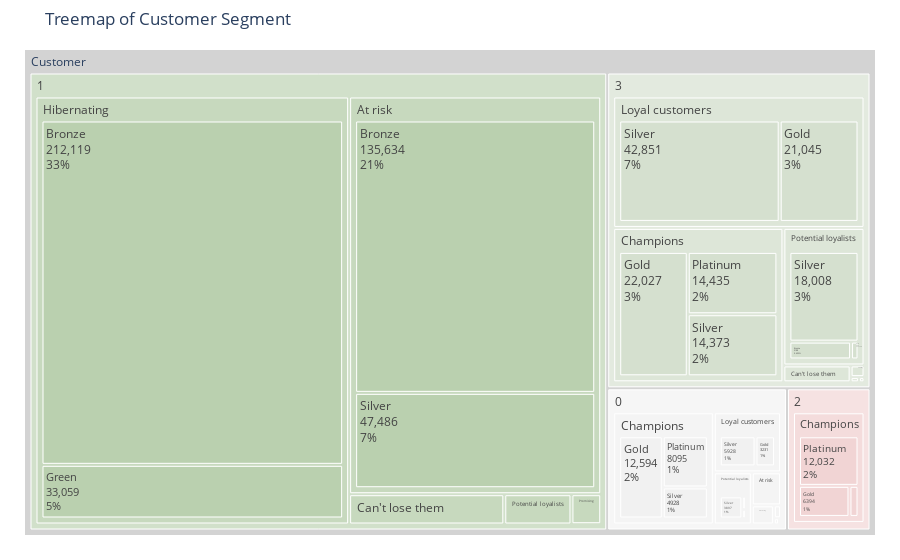

This figure's notebook cell:
### Code cell
# Aggregate data by each customer
fig5 = rfm.groupby(['Cluster', 'Segment', 'Score']).agg({'user_id': lambda x: len(x)}).reset_index()

# Rename columns
fig5.rename(columns={'user_id': 'Count'}, inplace=True)
fig5['percent'] = (fig5['Count'] / fig5['Count'].sum()) * 100
fig5['percent'] = fig5['percent'].round(1)

fig5.head()
colors=['#bad0af','#d5e0cf','#f1f1f1','#f1d4d4'] #color palette
import plotly.express as px
fig = px.treemap(fig5, path=[px.Constant("Customer"), 'Cluster', 'Segment', 'Score'], values='Count'
                ,title="Treemap of Customer Segment")
fig.update_traces(root_color="lightgrey")
fig.update_layout(margin = dict(t=50, l=25, r=25, b=25))

fig.update_layout(
    treemapcolorway = colors, #defines the colors in the treemap
    margin = dict(t=50, l=25, r=25, b=25))

fig.data[0].textinfo = 'label+text+value+percent root'
fig.show()

### Figure 1 — Plotly figure (JSON) as saved in the notebook; plotly's stock layout.template omitted (floating-point values rounded to 4 significant figures)
{"data": [{"branchvalues": "total", "domain": {"x": [0, 1], "y": [0, 1]}, "hovertemplate": "labels=%{label}<br>Count=%{value}<br>parent=%{parent}<br>id=%{id}<extra></extra>", "ids": ["Customer/0/At risk/Bronze", "Customer/1/At risk/Bronze", "Customer/3/At risk/Bronze", "Customer/0/Can't lose them/Bronze", "Customer/1/Can't lose them/Bronze", "Customer/2/Can't lose them/Bronze", "Customer/3/Can't lose them/Bronze", "Customer/0/Hibernating/Bronze", "Customer/1/Hibernating/Bronze", "Customer/0/Potential loyalists/Bronze", "Customer/1/Potential loyalists/Bronze", "Customer/3/Potential loyalists/Bronze", "Customer/0/Price Sensitive/Bronze", "Customer/1/Price Sensitive/Bronze", "Customer/3/Price Sensitive/Bronze", "Customer/0/Promising/Bronze", "Customer/1/Promising/Bronze", "Customer/3/Promising/Bronze", "Customer/0/Champions/Gold", "Customer/2/Champions/Gold", "Customer/3/Champions/Gold", "Customer/0/Loyal customers/Gold", "Customer/2/Loyal customers/Gold", "Customer/3/Loyal customers/Gold", "Customer/0/Potential loyalists/Gold", "Customer/3/Potential loyalists/Gold", "Customer/0/Hibernating/Green", "Customer/1/Hibernating/Green", "Customer/0/Champions/Platinum", "Customer/2/Champions/Platinum", "Customer/3/Champions/Platinum", "Customer/0/At risk/Silver", "Customer/1/At risk/Silver", "Customer/2/At risk/Silver", "Customer/3/At risk/Silver", "Customer/0/Can't lose them/Silver", "Customer/1/Can't lose them/Silver", "Customer/2/Can't lose them/Silver", "Customer/3/Can't lose them/Silver", "Customer/0/Champions/Silver", "Customer/2/Champions/Silver", "Customer/3/Champions/Silver", "Customer/0/Loyal customers/Silver", "Customer/1/Loyal customers/Silver", "Customer/2/Loyal customers/Silver", "Customer/3/Loyal customers/Silver", "Customer/0/Potential loyalists/Silver", "Customer/1/Potential loyalists/Silver", "Customer/2/Potential loyalists/Silver", "Customer/3/Potential loyalists/Silver", "Customer/0/Price Sensitive/Silver", "Customer/3/Price Sensitive/Silver", "Customer/0/Promising/Silver", "Customer/1/Promising/Silver", "Customer/3/Promising/Silver", "Customer/0/At risk", "Customer/1/At risk", "Customer/2/At risk", "Customer/3/At risk", "Customer/0/Can't lose them", "Customer/1/Can't lose them", "Customer/2/Can't lose them", "Customer/3/Can't lose them", "Customer/0/Champions", "Customer/2/Champions", "Customer/3/Champions", "Customer/0/Hibernating", "Customer/1/Hibernating", "Customer/0/Loyal customers", "Customer/1/Loyal customers", "Customer/2/Loyal customers", "Customer/3/Loyal customers", "Customer/0/Potential loyalists", "Customer/1/Potential loyalists", "Customer/2/Potential loyalists", "Customer/3/Potential loyalists", "Customer/0/Price Sensitive", "Customer/1/Price Sensitive", "Customer/3/Price Sensitive", "Customer/0/Promising", "Customer/1/Promising", "Customer/3/Promising", "Customer/0", "Customer/1", "Customer/2", "Customer/3", "Customer"], "labels": ["Bronze", "Bronze", "Bronze", "Bronze", "Bronze", "Bronze", "Bronze", "Bronze", "Bronze", "Bronze", "Bronze", "Bronze", "Bronze", "Bronze", "Bronze", "Bronze", "Bronze", "Bronze", "Gold", "Gold", "Gold", "Gold", "Gold", "Gold", "Gold", "Gold", "Green", "Green", "Platinum", "Platinum", "Platinum", "Silver", "Silver", "Silver", "Silver", "Silver", "Silver", "Silver", "Silver", "Silver", "Silver", "Silver", "Silver", "Silver", "Silver", "Silver", "Silver", "Silver", "Silver", "Silver", "Silver", "Silver", "Silver", "Silver", "Silver", "At risk", "At risk", "At risk", "At risk", "Can't lose them", "Can't lose them", "Can't lose them", "Can't lose them", "Champions", "Champions", "Champions", "Hibernating", "Hibernating", "Loyal customers", "Loyal customers", "Loyal customers", "Loyal customers", "Potential loyalists", "Potential loyalists", "Potential loyalists", "Potential loyalists", "Price Sensitive", "Price Sensitive", "Price Sensitive", "Promising", "Promising", "Promising", "0", "1", "2", "3", "Customer"], "name": "", "parents": ["Customer/0/At risk", "Customer/1/At risk", "Customer/3/At risk", "Customer/0/Can't lose them", "Customer/1/Can't lose them", "Customer/2/Can't lose them", "Customer/3/Can't lose them", "Customer/0/Hibernating", "Customer/1/Hibernating", "Customer/0/Potential loyalists", "Customer/1/Potential loyalists", "Customer/3/Potential loyalists", "Customer/0/Price Sensitive", "Customer/1/Price Sensitive", "Customer/3/Price Sensitive", "Customer/0/Promising", "Customer/1/Promising", "Customer/3/Promising", "Customer/0/Champions", "Customer/2/Champions", "Customer/3/Champions", "Customer/0/Loyal customers", "Customer/2/Loyal customers", "Customer/3/Loyal customers", "Customer/0/Potential loyalists", "Customer/3/Potential loyalists", "Customer/0/Hibernating", "Customer/1/Hibernating", "Customer/0/Champions", "Customer/2/Champions", "Customer/3/Champions", "Customer/0/At risk", "Customer/1/At risk", "Customer/2/At risk", "Customer/3/At risk", "Customer/0/Can't lose them", "Customer/1/Can't lose them", "Customer/2/Can't lose them", "Customer/3/Can't lose them", "Customer/0/Champions", "Customer/2/Champions", "Customer/3/Champions", "Customer/0/Loyal customers", "Customer/1/Loyal customers", "Customer/2/Loyal customers", "Customer/3/Loyal customers", "Customer/0/Potential loyalists", "Customer/1/Potential loyalists", "Customer/2/Potential loyalists", "Customer/3/Potential loyalists", "Customer/0/Price Sensitive", "Customer/3/Price Sensitive", "Customer/0/Promising", "Customer/1/Promising", "Customer/3/Promising", "Customer/0", "Customer/1", "Customer/2", "Customer/3", "Customer/0", "Customer/1", "Customer/2", "Customer/3", "Customer/0", "Customer/2", "Customer/3", "Customer/0", "Customer/1", "Customer/0", "Customer/1", "Customer/2", "Customer/3", "Customer/0", "Customer/1", "Customer/2", "Customer/3", "Customer/0", "Customer/1", "Customer/3", "Customer/0", "Customer/1", "Customer/3", "Customer", "Customer", "Customer", "Customer", ""], "root": {"color": "lightgrey"}, "textinfo": "label+text+value+percent root", "type": "treemap", "values": [1333, 135634, 3, 29, 3412, 6, 112, 952, 212119, 359, 1915, 3188, 4, 1, 16, 124, 1191, 104, 12594, 6394, 22027, 3231, 172, 21045, 243, 385, 7, 33059, 8095, 12032, 14435, 853, 47486, 4, 53, 45, 5173, 31, 2081, 4928, 1143, 14373, 5928, 16, 62, 42851, 3897, 1800, 3, 18008, 24, 68, 84, 440, 209, 2186, 183120, 4, 56, 74, 8585, 37, 2193, 25617, 19569, 50835, 959, 245178, 9159, 16, 234, 63896, 4499, 3715, 3, 21581, 28, 1, 84, 208, 1631, 313, 42730, 442246, 19847, 138958, 643781]}], "layout": {"legend": {"tracegroupgap": 0}, "margin": {"b": 25, "l": 25, "r": 25, "t": 50}, "title": {"text": "Treemap of Customer Segment"}, "treemapcolorway": ["#bad0af", "#d5e0cf", "#f1f1f1", "#f1d4d4"]}}
